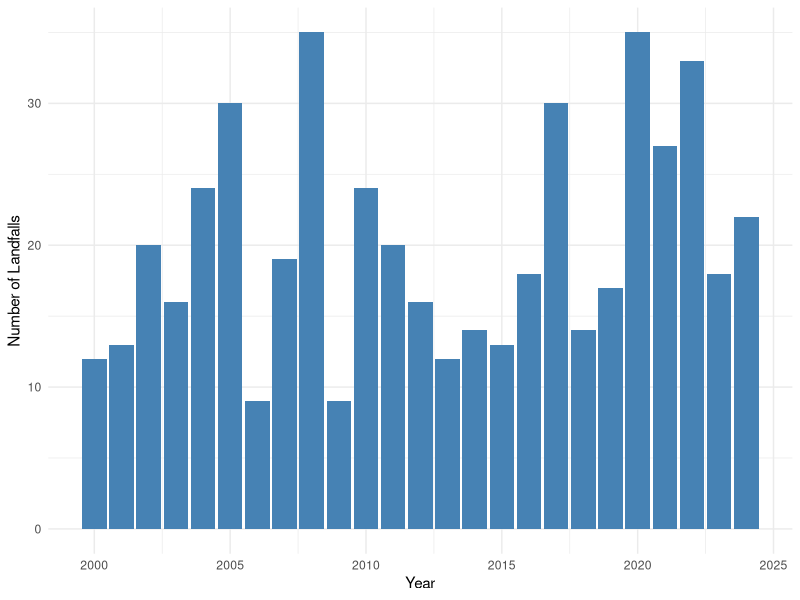
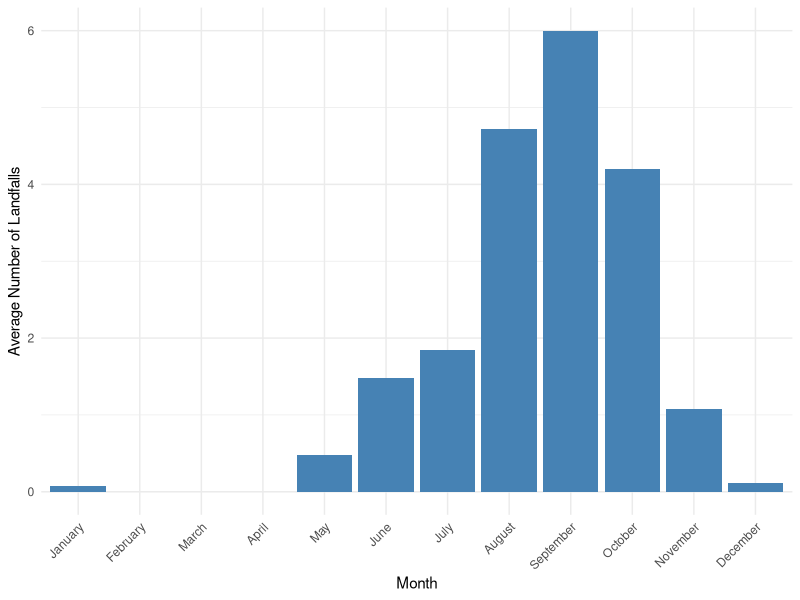
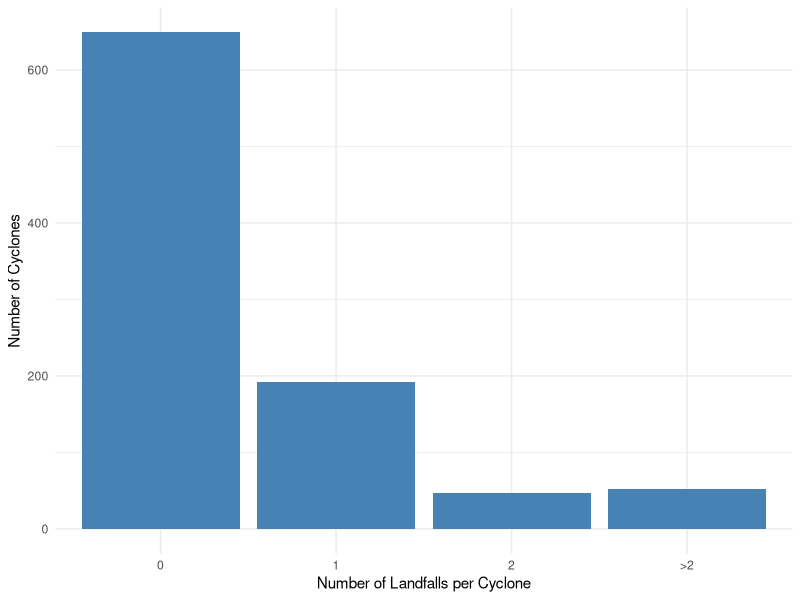
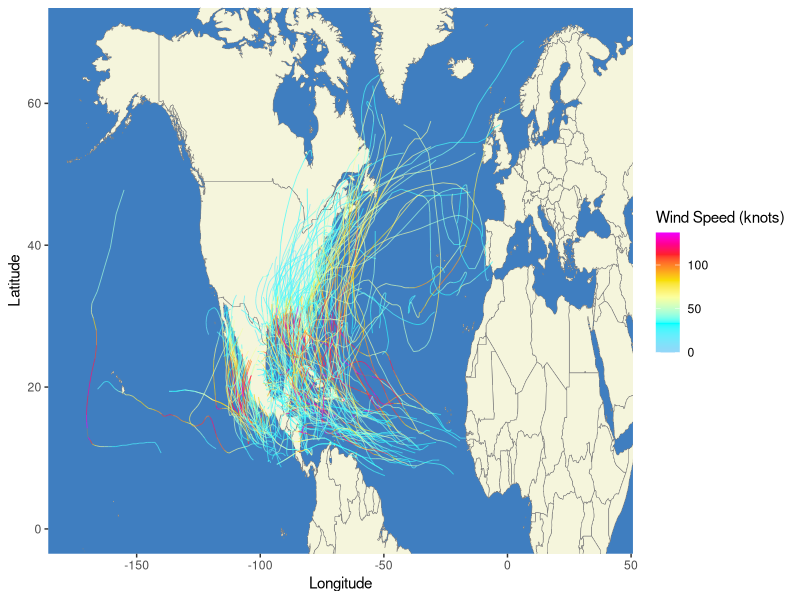
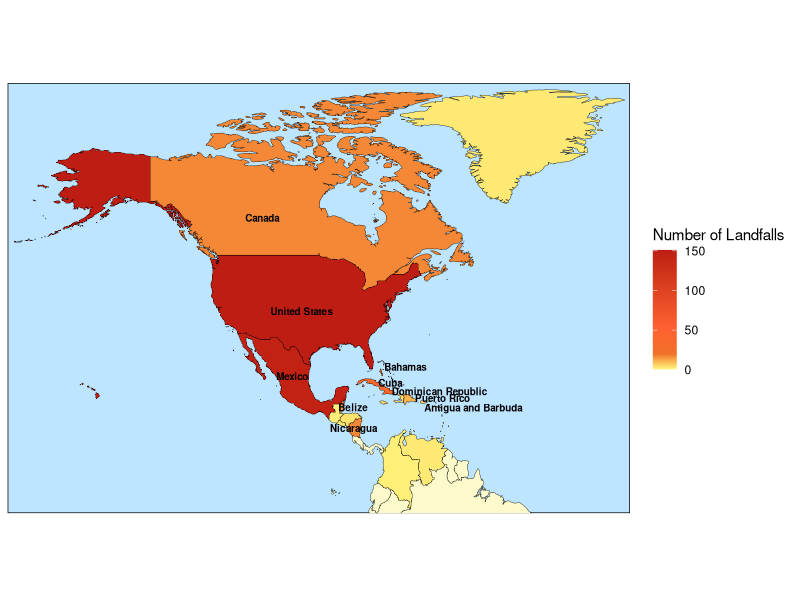
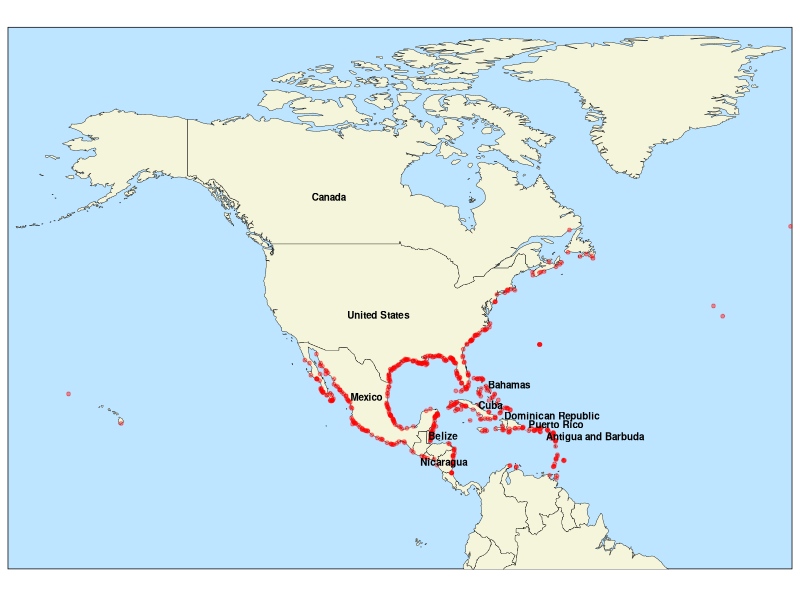
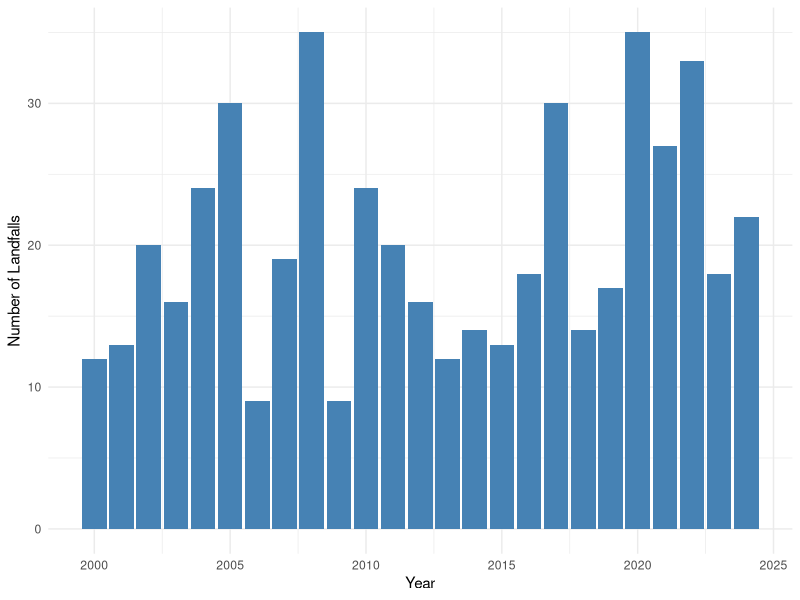
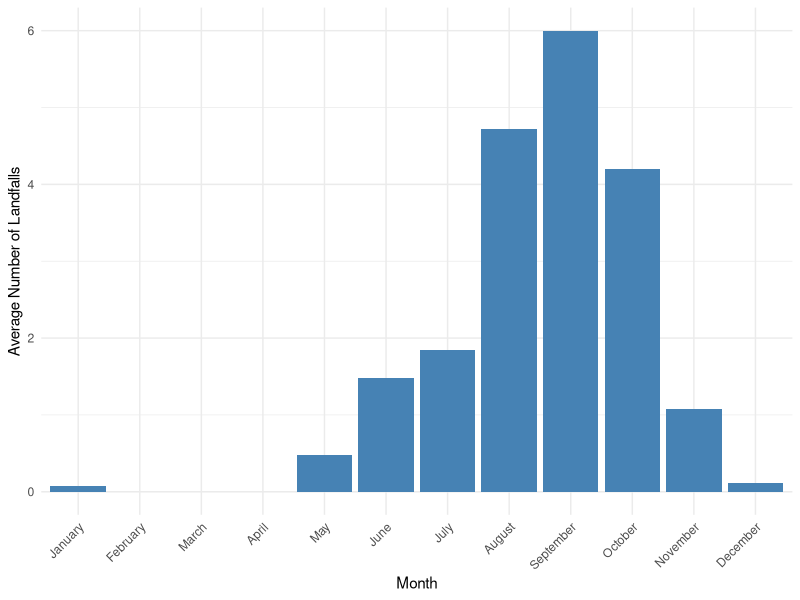

The R script that drew these images, in order:
# in this script, we perform an exploratory data analysis of our cyclone
# track data from the HURDAT2 data set
# we are interested in the number of cyclone landfalls per year
# and any seasonality effects

library(dplyr)
library(magrittr)
library(here)
library(tidyr)
library(ggplot2)
library(stringr)
library(data.table)
library(scales)
library(sf)
library(rnaturalearth)


#==============================================================================
# we load our data set
#==============================================================================

hurricane_data <- read.csv(here("data", "derived", "hurricane-data.csv"))
landfall_data <- read.csv(here("data", "derived", "landfall-data.csv"))

#==============================================================================
# we want to plot the number of landfalls per year from 1900-2024 
#==============================================================================

landfalls_per_year <- landfall_data %>%
  group_by(YEAR) %>%
  summarise(CYCLONE_NUM = n(), .groups = "drop")

# Plot
p1 <- ggplot(landfalls_per_year, aes(x = YEAR, y = CYCLONE_NUM)) +
  geom_col(fill = "steelblue") +
  labs(x = "Year",
       y = "Number of Landfalls") +
  theme_minimal()

p1

# save output
ggsave(here("outputs", "eda-hurricane-data", "landfalls-per-year.png"), 
       plot = p1, 
       height = 4.5, 
       width = 7, 
       dpi=600)


#==============================================================================
# we check for a monthly seasonality component 
#==============================================================================

# calculate average number of cyclone landfalls per month (across 2000-2024)
landfalls_per_month_and_year <- landfall_data %>%
  group_by(YEAR, MONTH) %>%
  summarise(LANDFALL_NUM = n(), .groups = "drop")

# we notice some months are missing from our data set
# this is because no cyclones occurred in those months
# we now add the missing months with a count of zero
all_months_years <- CJ(MONTH = 1:12, YEAR = 2000:2024)

# also replace month numbers with month names
landfalls_per_month_and_year <- left_join(all_months_years, 
                                    landfalls_per_month_and_year, 
                                    by = c("MONTH", "YEAR"))

landfalls_per_month_and_year <- landfalls_per_month_and_year %>%
  mutate(LANDFALL_NUM = replace_na(LANDFALL_NUM, 0), MONTH = month.name[MONTH])

avg_landfalls_per_month <- landfalls_per_month_and_year %>%
  group_by(MONTH) %>%
  summarise(AVG_LANDFALLS = mean(LANDFALL_NUM))


# plot average number of cyclones per month
p2 <- ggplot(avg_landfalls_per_month, aes(x = factor(MONTH, levels = month.name), 
                                         y = AVG_LANDFALLS)) +
  geom_col(fill = "steelblue") +
  labs(x = "Month",
       y = "Average Number of Landfalls") +
  theme_minimal() + 
  theme(axis.text.x = element_text(angle = 45,vjust = 1,hjust = 1))

p2
# we see a significant increase in the number of cyclones in August-October

# save output
ggsave(here("outputs", "eda-hurricane-data", "avg-landfalls-per-month.png"), 
       plot = p2,
       height = 4.5,
       width = 7, dpi=600)

#==============================================================================
# we now want to look closer into how many times cyclones landfall
#==============================================================================

# number of landfalls for each cyclone
landfall_statistics <- hurricane_data %>%
  group_by(STORM_ID) %>%
  summarise(LANDFALL_NUM = sum(RECORD_ID == "L"))

# categorise cyclones based on how many times they landfall
landfall_statistics <- landfall_statistics %>%
  mutate(CATEGORY = case_when(
    LANDFALL_NUM == 0 ~ '0',
    LANDFALL_NUM == 1 ~ '1',
    LANDFALL_NUM == 2 ~ '2',
    LANDFALL_NUM > 2  ~ ">2"))

# Count how many cyclones fall into each category
landfall_summary <- landfall_statistics %>%
  group_by(CATEGORY) %>%
  summarise(NUM = n())

# plot results
p3 <- ggplot(landfall_summary, aes(x = factor(CATEGORY, levels = CATEGORY), y = NUM)) +
  geom_col(fill = "steelblue") +
  labs(x = "Number of Landfalls per Cyclone",
       y = "Number of Cyclones") +
  theme_minimal()

p3

# save output
ggsave(here("outputs","eda-hurricane-data", "nbr-cyclone-landfalls.png"), 
       plot = p3, 
       height = 4.5, 
       width = 7, 
       dpi=600)

#==============================================================================
# we also want to inspect cyclone paths for cyclones that landfall 2000-2024
#==============================================================================

# we load our world map data
world <- map_data("world")


# we now select all the hurricanes that landfall at least once
landfall_hurricanes <- landfall_data %>%
  distinct(STORM_ID)

landfall_cyclones <- hurricane_data %>%
  filter(STORM_ID %in% landfall_hurricanes$STORM_ID)


landfall_cyclones <- landfall_cyclones %>%
  mutate(TIME = sprintf("%04s", as.integer(TIME)),
    DATE_TIME = as.POSIXct(paste(YEAR, 
                                 MONTH, 
                                 DAY, 
                                 str_sub(TIME, 1, 2), 
                                 str_sub(TIME, 3, 4)),
                      format = "%Y %m %d %H %M"))

# plot map
p4 <- ggplot() +
  # world map 
  geom_polygon(data = world,
               aes(x = long, y = lat, group = group), 
               fill = "beige", 
               col = "#808080", 
               linewidth = 0.2) +  
  theme(panel.background = element_rect(fill = "#3f7ec0", color = NA),
        panel.grid.major = element_blank(), panel.grid.minor = element_blank()) +
  
  geom_path(data = landfall_cyclones, aes(x = LON, 
                                      y = LAT, 
                                      group = STORM_ID, 
                                      color = WIND), 
            linewidth = 0.3, alpha = 0.7) +
  scale_color_gradientn(colours = c("#94d6f8", "cyan","#fbff9f","#f8e007","#fd9920","#ff1f2d", "#ee00ff"),
                        values = rescale(c(0, 33, 63, 82, 95, 112, 137)),
                        limits = c(0, 137)) + 
  coord_cartesian( xlim = c(-175, 40), ylim = c(0, 70)) + 
  labs(x = "Longitude", 
       y = "Latitude", 
       color = "Wind Speed (knots)") +
  theme(legend.position = "right")

p4

# save output
ggsave(here("outputs", "eda-hurricane-data", "landfall-map.png"), 
       plot =p4,
       height = 4, 
       width = 10, 
       dpi=600)


#==============================================================================
# we now want to examine which countries have had the most landfalls since 2000
#==============================================================================

# we count the number of landfalls per country
landfalls_per_location <- landfall_data %>%
  group_by(LOCATION) %>%
  summarise(LANDFALL_NUM = n(), .groups = "drop")

# add landfall count to countries sf object for plotting to get geometry of 
# landfall locations
countries <- ne_countries(scale = 'medium', 
                          returnclass = c("sf"), 
                          continent = c("North America", "South America"))


landfalls_per_location <- countries[, c("name_long", "geometry")] %>%
  left_join(landfalls_per_location, 
            by = c("name_long" = "LOCATION")) 

# replace NA rows with 0
landfalls_per_location <- landfalls_per_location %>%
  mutate(LANDFALL_NUM = ifelse(is.na(LANDFALL_NUM), 0, LANDFALL_NUM))

# find 10 countries with the most landfalls and save these in a dataset
top_ten_landfall_locations <- landfalls_per_location %>%
  arrange(desc(LANDFALL_NUM))

top_ten_landfall_locations <- top_ten_landfall_locations[1:10,]

# plot map of countries most at risk
p5 <- ggplot(data = landfalls_per_location) +
  geom_sf(aes(fill = LANDFALL_NUM), color = "black", linewidth = 0.125) +
  coord_sf(xlim = c(-180, -10), ylim = c(-5, 85), expand = FALSE) +
  scale_fill_gradientn(
    colors = c("#fcf9cb", "#fef67e","#f07028", "#ff6232", "#bd1d12"),  # Light red to dark red
    values = rescale(c(0, 1, 20, 50, 150))) +
  theme_minimal() +
  labs(fill = "Number of Landfalls") +
  geom_sf_text(data = top_ten_landfall_locations, 
               aes(label = name_long), 
               size = 2.5, 
               fontface = "bold", 
               color = "black",
               nudge_x = case_when(
                 top_ten_landfall_locations$name_long == "Dominican Republic" ~ 8, 
                 top_ten_landfall_locations$name_long == "Belize" ~ 3,  
                 top_ten_landfall_locations$name_long == "Cuba" ~ 2.5, 
                 top_ten_landfall_locations$name_long == "Puerto Rico" ~ 5.2,
                 top_ten_landfall_locations$name_long == "Bahamas" ~ 7,
                 top_ten_landfall_locations$name_long == "Antigua and Barbuda" ~ 9,
                 .default = 0), 
               nudge_y = case_when(
                 top_ten_landfall_locations$name_long == "Cuba" ~ 0.75,
                 top_ten_landfall_locations$name_long == "Puerto Rico" ~ 0.85,
                 top_ten_landfall_locations$name_long == "Dominican Republic" ~ 1.75,  
                 top_ten_landfall_locations$name_long == "Bahamas" ~ -1,
                 .default = 0)) +
  theme(
    axis.text = element_blank(),  
    axis.title = element_blank(),  
    panel.background = element_rect(fill = "#bde5ff"),
    panel.grid = element_blank()
  )


p5

# save output
ggsave(here("outputs", "eda-hurricane-data", "landfall-countries.png"), 
       plot =p5,
       height = 10, 
       width = 10, 
       dpi=600)


#==============================================================================
# finally we map specific landfall locations
#==============================================================================

p6 <- ggplot(data = landfalls_per_location) +
  geom_sf(fill = "beige", color = "black", linewidth = 0.125)+
  geom_point(data = landfall_data, 
             aes(x = LON, y = LAT), 
             color = "red", 
             alpha = 0.4, 
             size = 1) +
  coord_sf(xlim = c(-180, -10), ylim = c(-5, 85), expand = FALSE) +
  theme_minimal() +
  labs(fill = "Number of Landfalls") +
  geom_sf_text(data = top_ten_landfall_locations, 
               aes(label = name_long), 
               size = 2.5, 
               fontface = "bold", 
               color = "black",
               nudge_x = case_when(
                 top_ten_landfall_locations$name_long == "Dominican Republic" ~ 8, 
                 top_ten_landfall_locations$name_long == "Belize" ~ 3,  
                 top_ten_landfall_locations$name_long == "Cuba" ~ 2.5, 
                 top_ten_landfall_locations$name_long == "Puerto Rico" ~ 5.2,
                 top_ten_landfall_locations$name_long == "Bahamas" ~ 7,
                 top_ten_landfall_locations$name_long == "Antigua and Barbuda" ~ 9,
                 .default = 0), 
               nudge_y = case_when(
                 top_ten_landfall_locations$name_long == "Cuba" ~ 0.75,
                 top_ten_landfall_locations$name_long == "Puerto Rico" ~ 0.85,
                 top_ten_landfall_locations$name_long == "Dominican Republic" ~ 1.75,  
                 top_ten_landfall_locations$name_long == "Bahamas" ~ -1,
                 .default = 0)) +
  theme(
    axis.text = element_blank(),  
    axis.title = element_blank(),  
    panel.background = element_rect(fill = "#bde5ff"),
    panel.grid = element_blank()
  )

p6

# save output
ggsave(here("outputs", "eda-hurricane-data", "landfall-locations.png"), 
       plot =p6,
       height = 10, 
       width = 10, 
       dpi=600)
  
